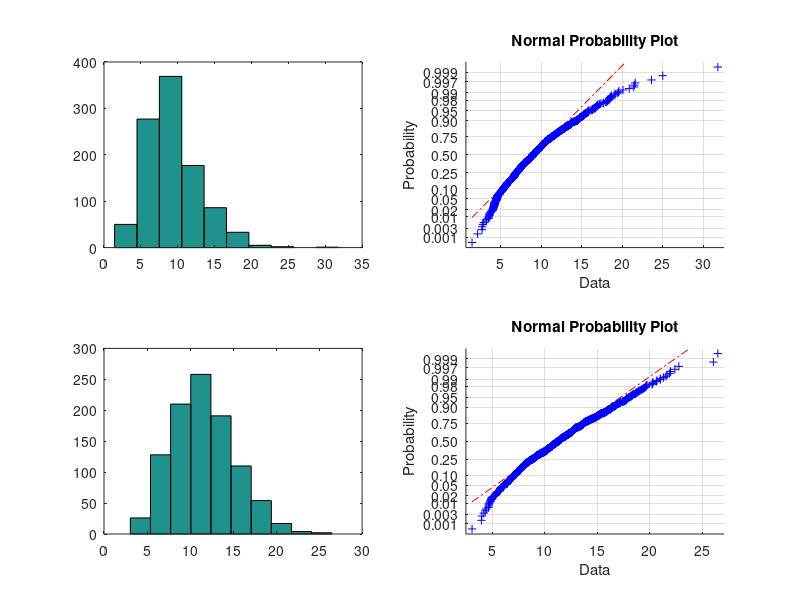

The MATLAB script that drew this image:
% Problem set 6 Problem 1

clear all
close all

nrep=1000;

% True x90 value, a=5:
x90true = expinv(0.9,5)

% Method 1: Pick the 9th value of the 10 ranked values

samples1=exprnd(5,nrep,10);
sorted=sort(samples1,2);
x90_1=sorted(:,9);

mu1=mean(x90_1)
var1=var(x90_1)

% Method 2: Take the mean of the sample and use that as a to compute
% x90=Finv(0.9)

samples2=exprnd(5,nrep,10);
means=mean(samples2,2);
x90_2 = expinv(0.9,means);

mu2=mean(x90_2)
var2=var(x90_2)

figure
subplot(2,2,1), hist(x90_1)
subplot(2,2,2), normplot(x90_1)
subplot(2,2,3), hist(x90_2)
subplot(2,2,4), normplot(x90_2)

% The second method is better.  This makes sense because you're using all
% the data, not just one data point per set.